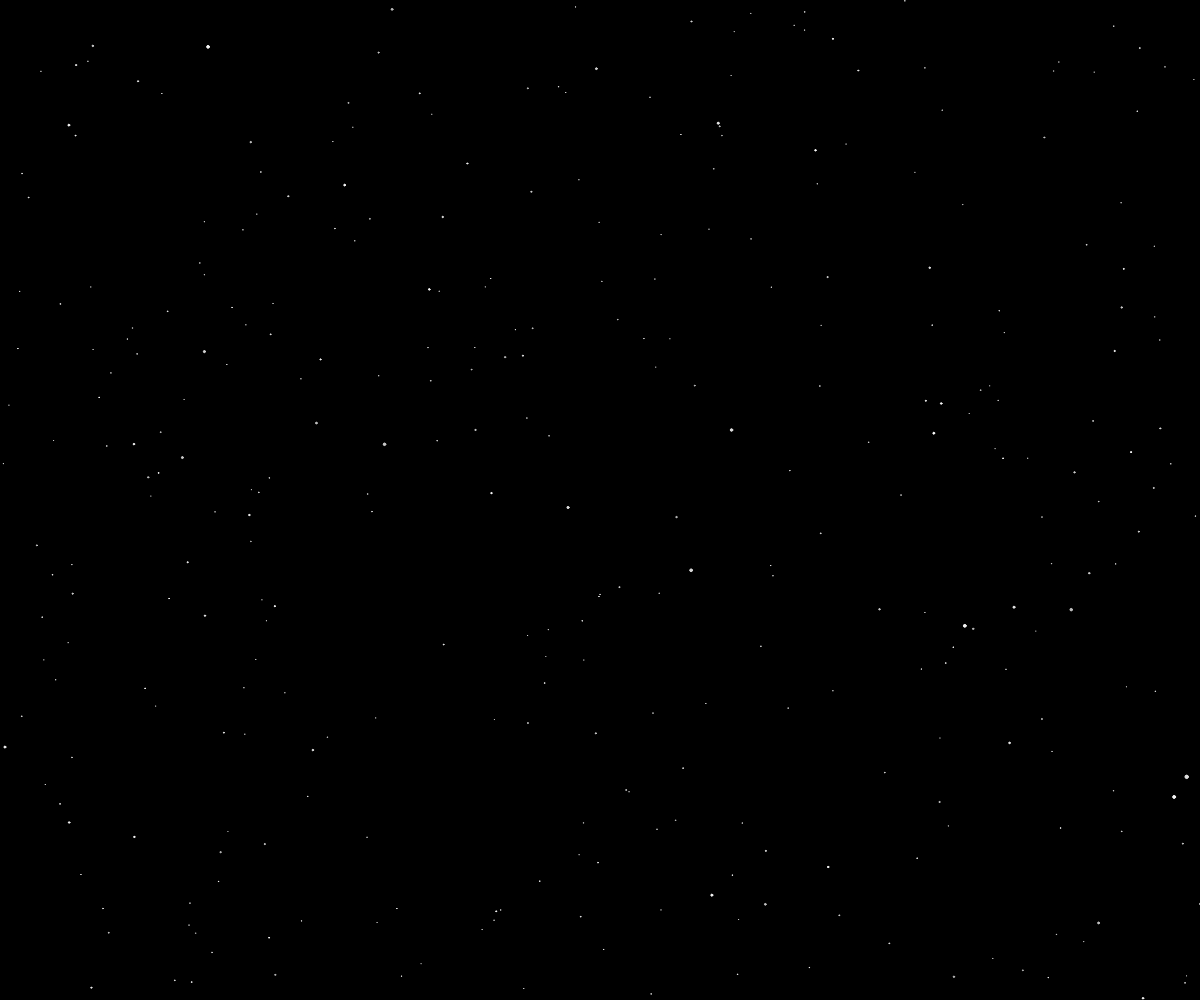
Frame 1 (no input)
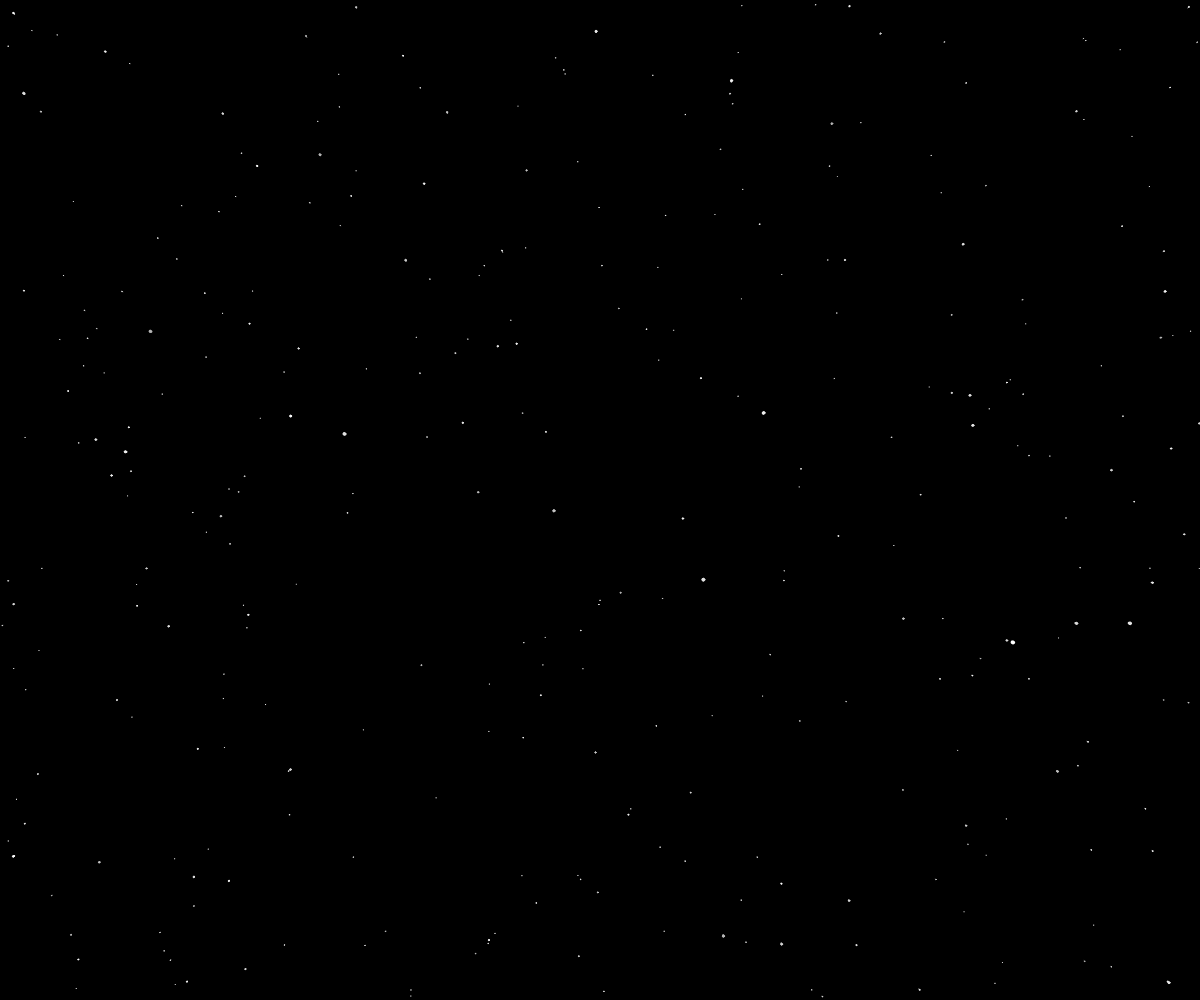
Frame 60 (no input)
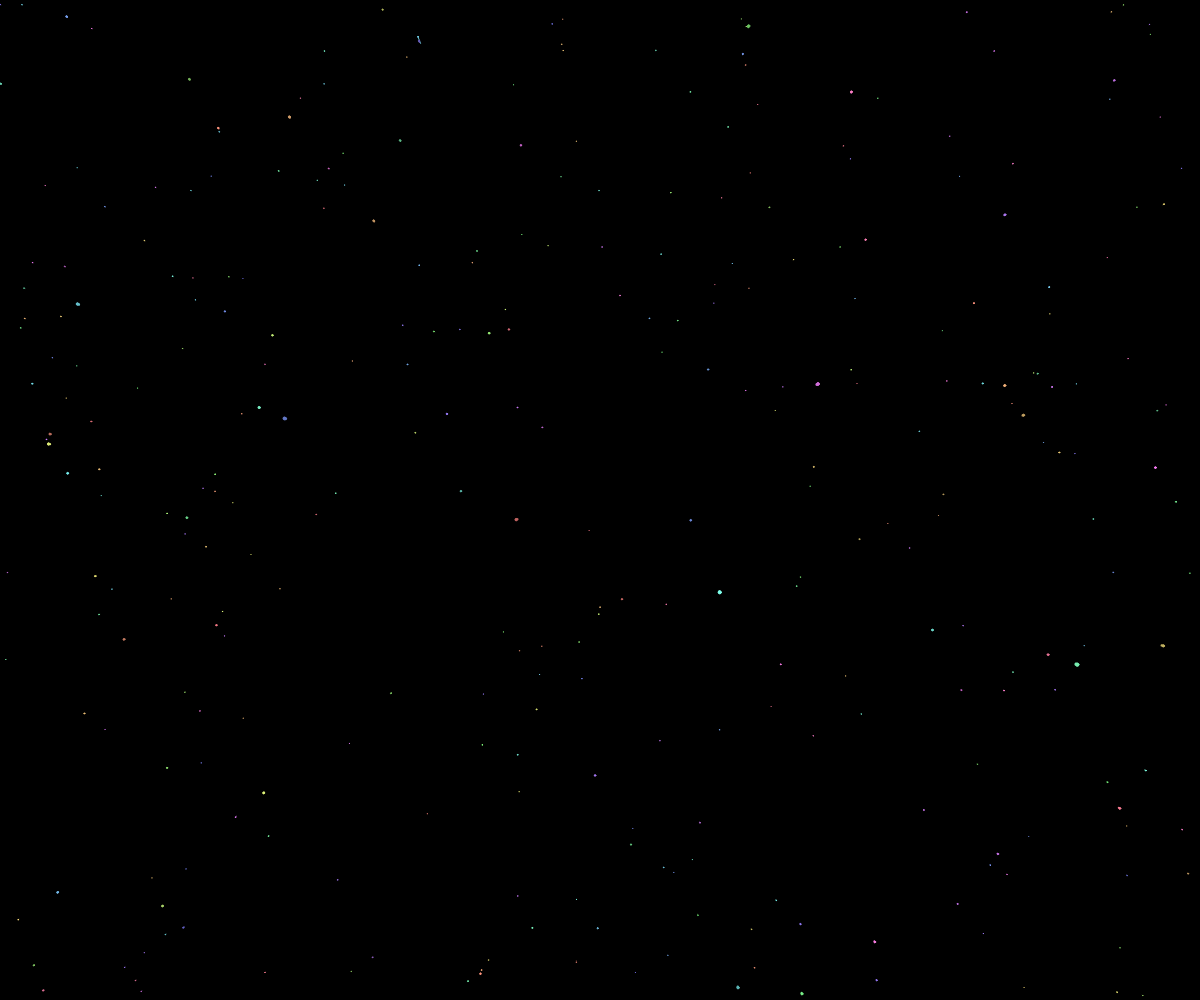
Frame 120 (the mouse pressed at the canvas centre since frame 60)

The p5.js sketch that drew these frames (run headless with seeded random() and noise() and a simulated clock; from frame 60 on, the mouse is pressed at the canvas centre):

// p5.js sketch
// ── sketch.js
// mouseY determines saturation while mouse is pressed
// use scroll wheel to increase/decrease speed 

let stars = [];
let minSpd = 1;
let maxSpd = 100;
let spd = minSpd;
let scrollStep = 5;
let size = 1;
let factor;
let ranges = { h: 360, s: 100, b: { l: 70, r: 100 } };
let sat = 0;

document.addEventListener('touchstart', {});

function setup() {
  createCanvas(windowWidth, windowHeight);
  noStroke();
  colorMode(HSB);

  factor = width * 0.5;

  for (let i = 0; i < 1000; i++) {
    stars[i] = createVector(
      random(-width, width) * factor,
      random(-height, height) * factor,
      random(10, width));
    stars[i].d = random(size * 0.5, size * 5);

    stars[i].h = random(ranges.h);
    stars[i].s = sat;
    stars[i].b = random(ranges.b.l, ranges.b.r);
    stars[i].pz = stars[i].z;
  }
}

function draw() {
  background(0);
  translate(width / 2, height / 2);

  for (let star of stars) {
    let x = star.x / star.z;
    let y = star.y / star.z;
    let px = star.x / star.pz;
    let py = star.y / star.pz;
    star.b = random(ranges.b.l, ranges.b.r);
    let d = map(star.z, 0, width, star.d, 0);
    stroke(star.h, sat, star.b);
    push();
    strokeWeight(d);
    line(x, y, px, py);
    pop();
    fill(star.h, sat, star.b);
    circle(x, y, d);

    if (mouseIsPressed) {
      // spd = constrain(map(mouseX, 0, width, minSpd, maxSpd), minSpd, maxSpd);
      sat = map(mouseY, 0, height, 100, 0);
    }

    star.pz = star.z;
    star.z -= spd;

    if (star.z < 10) {
      star.x = random(-width, width) * factor;
      star.y = random(-height, height) * factor;
      star.h = random(ranges.h);
      star.s = sat;
      star.b = random(ranges.b.l, ranges.b.r);
      star.z = width;
      star.pz = width;
    }
  }
}

function mouseWheel(event) {
  if (event.delta > 0) {
    spd -= scrollStep;
  } else {
    spd += scrollStep;
  }

  spd = constrain(spd, minSpd, maxSpd);
}

// ── style.css
html,
body {
  margin: 0;
  padding: 0;

}

canvas {
  display: block;
}

#homeBtn {
  position: absolute;
  top: 1%;
  left: 1%;
}
